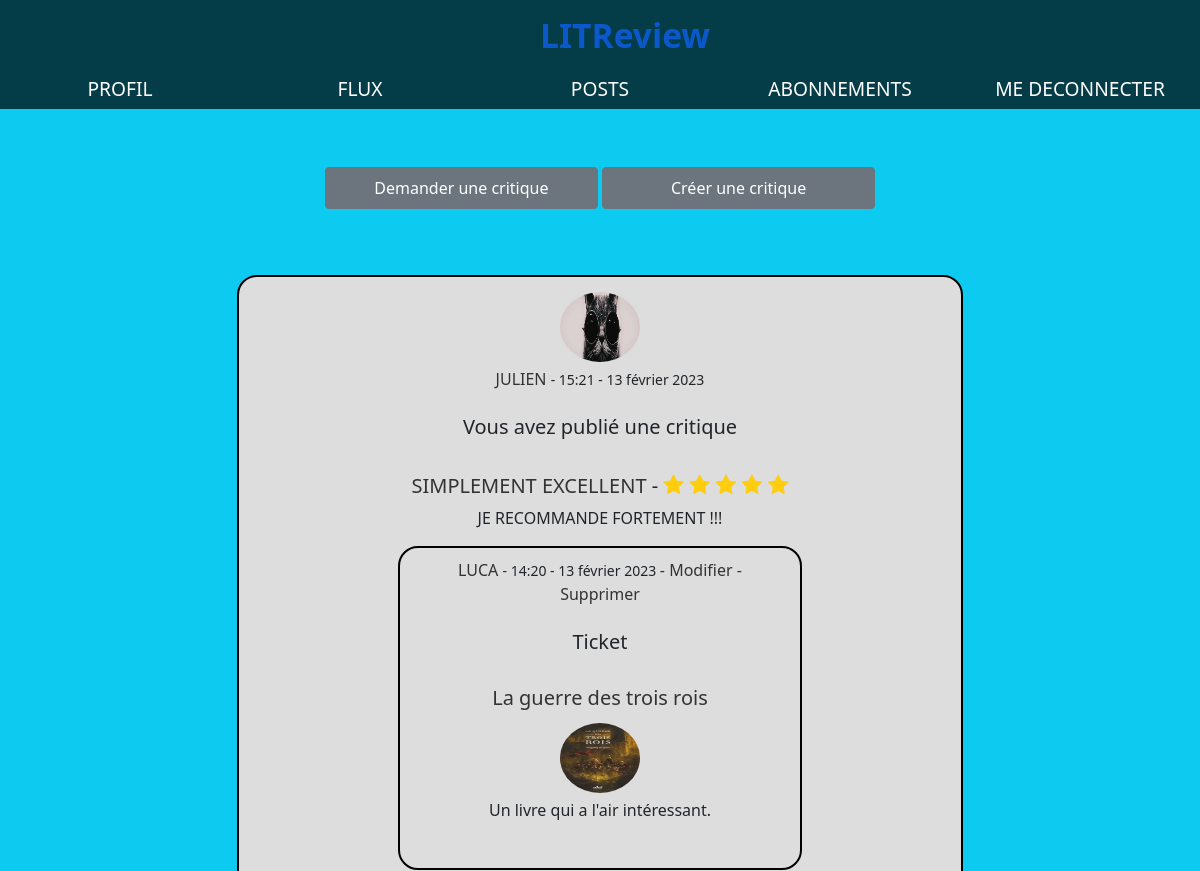
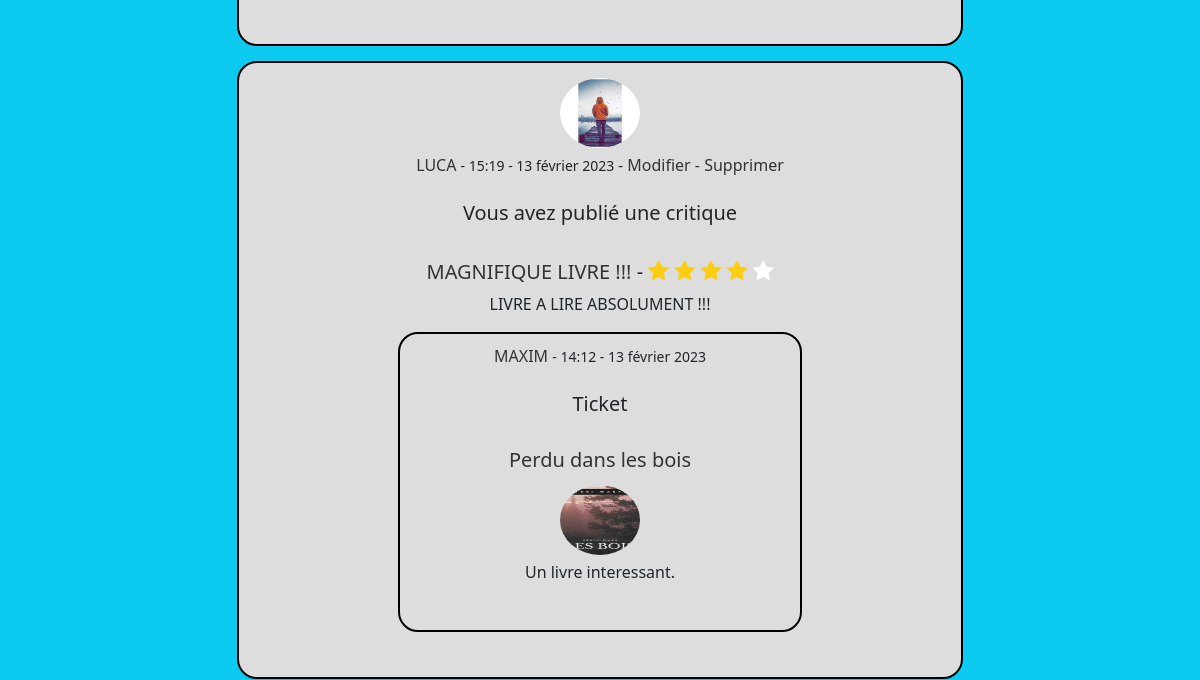
Before: /flux/ (signed in, upper part) with the older database file (2 pictures, top to bottom).
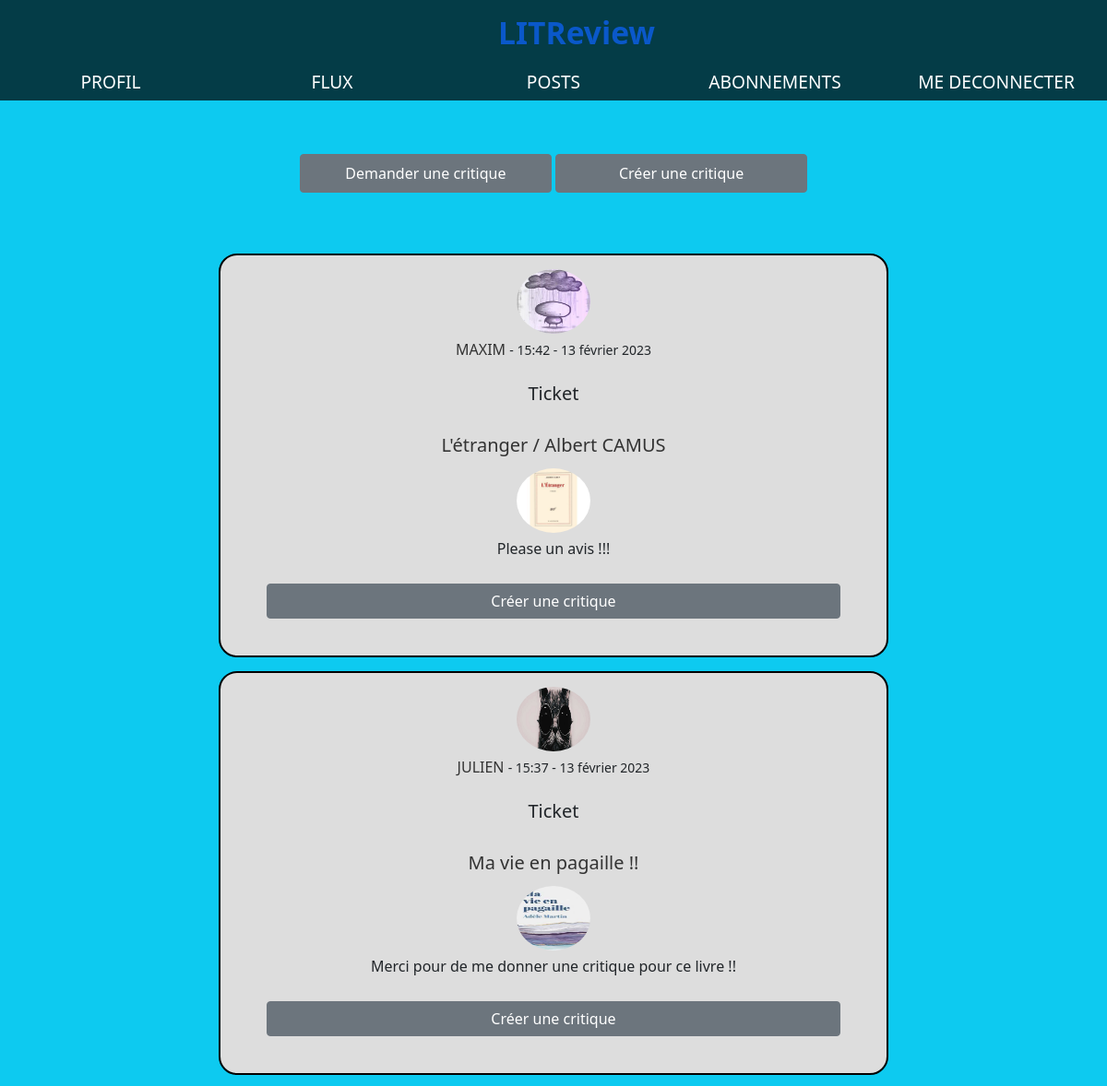
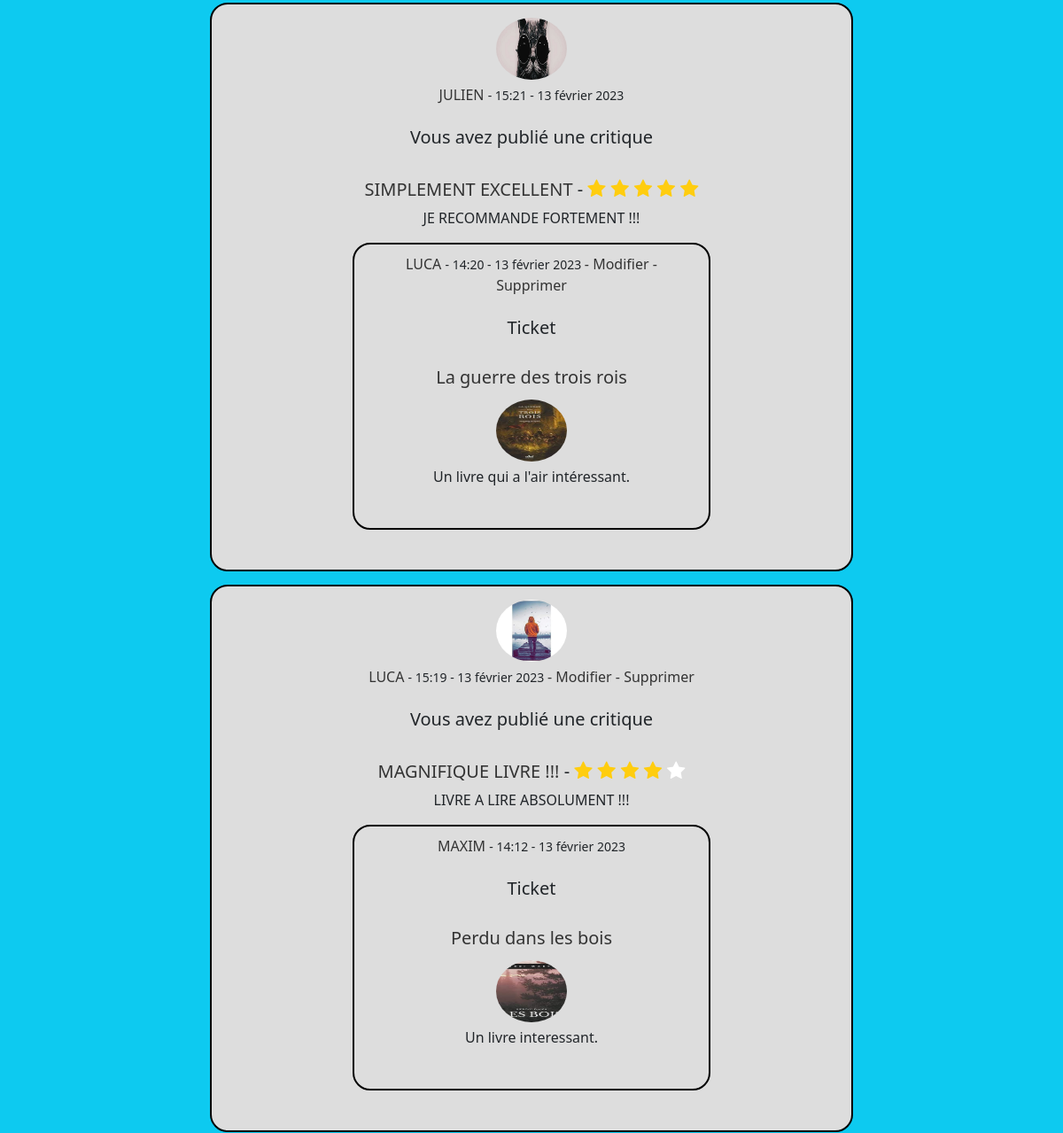
After: the same page with the newer database file (2 pictures, top to bottom).
### critique/models.py (models this page shows, shortened)
class Review(models.Model):
    ticket = models.ForeignKey(to=Ticket, on_delete=models.CASCADE)
    rating = models.PositiveSmallIntegerField(
        validators=[MinValueValidator(0), MaxValueValidator(5)])
    headline = models.CharField(max_length=128)
    body = models.CharField(max_length=8192, blank=True)
    user = models.ForeignKey(
        to=settings.AUTH_USER_MODEL, on_delete=models.CASCADE)
    time_created = models.DateTimeField(auto_now_add=True)

class Ticket(models.Model):
    title = models.CharField(max_length=128)
    description = models.TextField(max_length=2048, blank=True)
    image = models.ImageField(null=True, blank=True)
    time_created = models.DateTimeField(auto_now_add=True)
    user = models.ForeignKey(to=settings.AUTH_USER_MODEL, on_delete=models.CASCADE)
    has_review = models.BooleanField(default=False)
    IMAGE_MAX_SIZE = (600, 600)

### authentification/models.py (models this page shows, shortened)
class Profile(models.Model):
    user = models.OneToOneField(User, on_delete=models.CASCADE)
    image = models.ImageField(default='default.png', upload_to='profile_img')

### critique/views.py (the view)
# urls.py: path('flux/', flux, name='flux'),
@login_required
def flux(request):
    followed_users = find_user_follows(request.user)
    reviews = find_viewable_reviews(request.user)
    reviews = reviews.annotate(content_type=Value('REVIEW', CharField()))
    tickets = find_viewable_tickets(request.user)
    tickets = tickets.annotate(content_type=Value('TICKET', CharField()))
    replied_tickets, replied_reviews = find_tickets_validate(tickets)
    posts_list = sorted(chain(reviews, tickets), key=lambda post: post.time_created, reverse=True)
    if posts_list:
        paginator = Paginator(posts_list, 5)
        page = request.GET.get('page')
        posts = paginator.get_page(page)
    else:
        posts = None
    context = {
        'posts': posts,
        'r_tickets': replied_tickets,
        'r_reviews': replied_reviews,
        'followed_users': followed_users
    }
    return render(request, 'critique/flux.html', context)

### critique/complements.py (called while the page is built)
def find_viewable_reviews(user: User):
    follow_users = find_user_follows(user) + [user]
    reviews = Review.objects.filter(
        Q(user__in=follow_users) | Q(ticket__user=user)
    ).distinct()
    return reviews

def find_viewable_tickets(user: User):
    followed_users = find_user_follows(user) + [user]
    replied_tickets = Review.objects.filter(user__in=followed_users).values_list("ticket", flat=True)
    tickets = Ticket.objects.exclude(id__in=replied_tickets).filter(user__in=followed_users)
    return tickets

def find_tickets_validate(tickets):
    replied_reviews = Review.objects.filter(ticket__in=tickets)
    replied_tickets = [review.ticket for review in replied_reviews]
    return replied_tickets, replied_reviews

def find_user_follows(user):
    follows = UserFollow.objects.filter(user=user)
    followed_users = [follow.followed_user for follow in follows]
    return followed_users

### critique/templates/critique/flux.html (shortened to what this page needs)
{% extends "base.html" %}
{% block content %}
<div class="container">
    <h3> {{ title }} </h3>
    <div></br>
      <a type="button" class="btn btn-secondary w-25 p-2"  href="{% url 'create_ticket' %}">Demander une critique</a>
      <a type="button" class="btn btn-secondary w-25 p-2" href="{% url 'create_review' %}">Créer une critique</a>
    </div>
</div>
{% if posts %}
  {% for post in posts %}
    {% if post.content_type == 'REVIEW' %}
      {% include 'critique/review_base.html' %}
    {% elif post.content_type == 'TICKET' %}
      {% include 'critique/ticket_base.html' %}
    {% endif %}
  {% endfor %} </br>
  {% else %}
  <h3>Aucune publication</h3>
{% endif %}
{% endblock content %}

### critique/templates/critique/ticket_base.html (shortened to what this page needs)
<article class="form form-ticket">
    <img src="{{ post.user.profile.image.url }}" alt="{{ post.user.username }} profile image">
    <div>
      <div class="article">
        {% if post.user != user %}
          {% if post.user in followed_users %}
            <a href="{% url 'user_posts' post.user.id %}">{{ post.user }}</a>
          {% else %}
            <p style="display:inline">{{ post.user }}</p>
          {% endif %}
        {% else %}
          <a href="{% url 'posts' %}">{{ post.user }}</a>
        {% endif %}
        <small>{{ post.time_created|date:"- H:i - d F Y " }}</small>
      </div>
    </br><h5><span>Ticket</span></h5></br>
      <h5><a href="{% url 'ticket_detail' post.id %}">{{ post.title }}</a></h5>
      <div class="ticket-description">
        {% if post.image %}
          <img src="{{ post.image.url }}" alt="{{ post.title }}">
        {% endif %}
        <p>{{ post.description }}</p>
      </div>
      {% if r_tickets and post in r_tickets %}
        {% for reply in r_reviews %}
          {% if post == reply.ticket %}
            <div>
              <a class="btn btn-secondary text-white" href="{% url 'review_detail' reply.id %}">Afficher la critique  </a>
            </div>
          {% endif %}
        {% endfor %}
      {% elif post not in r_tickets %}
        <div>
          <a class="btn btn-secondary text-white" href="{% url 'response_review' post.id %}">Créer une critique</a>
        </div>
      {% endif %}
    </div>
</article>

### critique/templates/critique/review_base.html
<article class="form form-review">
  <img src="{{ post.user.profile.image.url }}" alt="{{ post.user.username }} profile image">
  <div>
    <div class="article">
      {% if post.user != user %}
      {% if post.user in followed_users %}
        <a href="{% url 'user_posts' post.user.id %}">{{ post.user }}</a>
      {% else %}
        <p style="display:inline">{{ post.user }}</p>
      {% endif %}
      {% else %}
        <a href="{% url 'posts' %}">{{ post.user }}</a>
      {% endif %}
      <small>{{ post.time_created|date:"- H:i - d F Y " }}</small>
      {% if post.user == user %}
          <a href="{% url 'review_update' post.id %}">- Modifier</a>
          <a href="{% url 'review_delete' post.id %}">- Supprimer</a>
      {% elif post.user not in followed_users %}
          <div>
            <small> Vous n'êtes pas abonné à {{ post.user }}</small>
            <a href="{% url 'subscriptions' %}"> --> S'abonner</a>
          </div>
      {% endif %}
    </div>
  </br><h5><span>Vous avez publié une critique</span></h5></br>
      <h5>
        <a href="{% url 'review_detail' post.id %}">{{ post.headline }}</a> -
        <p class="rating-{{ post.rating }}" id="stars">
          <i class="fa fa-star"></i>
          <i class="fa fa-star"></i>
          <i class="fa fa-star"></i>
          <i class="fa fa-star"></i>
          <i class="fa fa-star"></i>
        </p>
      </h5>
    <div class="body">
      <p>{{ post.body }}</p>
    </div>
    <article class="form form-ticket" id="ticket-closed">
        <div>
          <div>
            {% if post.ticket.user != user %}
              {% if post.ticket.user in followed_users %}
                <a href="{% url 'user_posts' post.ticket.user.id %}">{{ post.ticket.user }}</a>
              {% else %}
                <p style="display:inline">{{ post.ticket.user }}</p>
              {% endif %}
            {% else %}
              <a href="{% url 'posts' %}">{{ post.ticket.user }}</a>
            {% endif %}
            <small>{{ post.ticket.time_created|date:"- H:i - d F Y " }}</small>
            {% if post.ticket.user == user %}
              <a href="{% url 'ticket_update' post.ticket.id %}">- Modifier</a>
              <a href="{% url 'ticket_delete' post.ticket.id %}">- Supprimer</a>
            {% elif post.ticket.user not in followed_users %}
         </br><div style="display:inline">
                Vous n'êtes pas abonné à {{ post.ticket.user }}
                <a href="{% url 'subscriptions' %}"> --> S'abonner</a>
              </div>
            {% endif %}
          </div>
        </br><h5><span>Ticket</span></h5></br>
          <h5>
            <a href="{% url 'ticket_detail' post.ticket.id %}">{{ post.ticket.title }}</a>
          </h5>
          <div class="ticket-description">
            {% if post.ticket.image %}
              <img  src="{{ post.ticket.image.url }}" alt="{{ post.ticket.title }}">
            {% endif %}
            <p>{{ post.ticket.description }}</p>
          </div>
        </div>
      </article>
    </div>
  </article>

Changed rows visible on the page:
added Ticket: user.profile.image (picture), user "MAXIM", time_created "- 15:42 - 13 février 2023", title "L'étranger / Albert CAMUS", image (picture), description "Please un avis !!!", shows "Créer une critique"
added Ticket: user.profile.image (picture), user "JULIEN", time_created "- 15:37 - 13 février 2023", title "Ma vie en pagaille !!", image (picture), description "Merci pour de me donner une critique pour ce livre !!", shows "Créer une critique"
